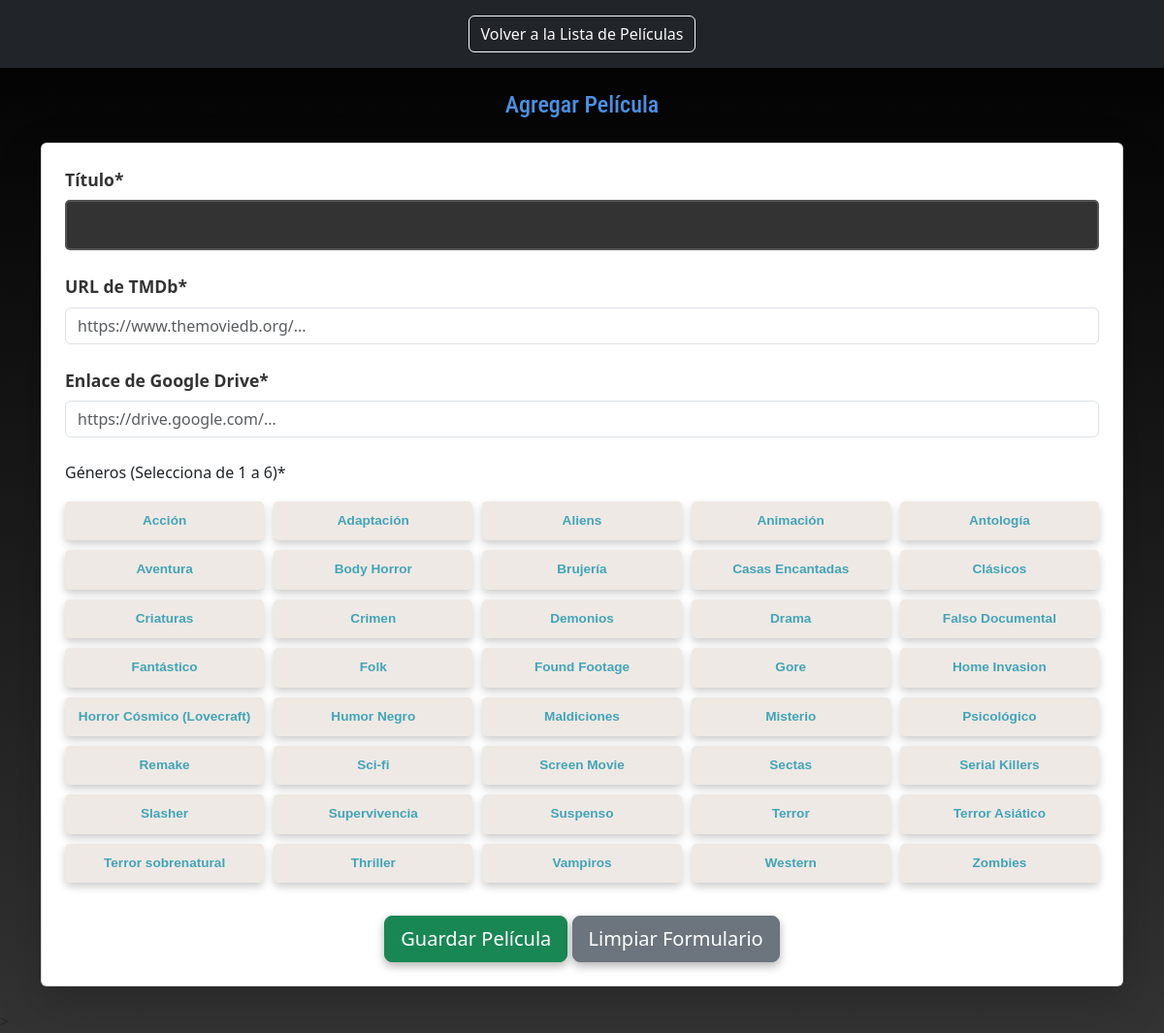
Screenshot of /add-movie/ (signed in) with the database file from the repository.
### movies/models.py (models this page shows, shortened)
class Genre(models.Model):
    name = models.CharField(max_length=50)

### movies/views.py (the view)
# urls.py: path('add-movie/', views.add_movie_frontend, name='add_movie_frontend'),
@user_passes_test(is_superuser, login_url='/admin/login/')
def add_movie_frontend(request):
    if request.method == 'POST':
        form = MovieFrontendForm(request.POST)
        if form.is_valid():
            try:
                movie = form.save(commit=False)  # Guarda el objeto sin enviarlo todavía a la BD
                movie.save()
                form.save_m2m()  # Guarda las relaciones de muchos a muchos
                messages.success(
                    request,
                    f'¡Película "{movie.title}" agregada exitosamente! Puedes continuar agregando más.'
                )
                form = MovieFrontendForm()
            except Exception as e:
                messages.error(request, f'Error al agregar la película: {e}')
        else:
            messages.error(request, 'Por favor corrige los errores del formulario.')
    else:
        form = MovieFrontendForm()
    return render(request, 'movies/add_movie_frontend.html', {'form': form})

### movies/views.py (called while the page is built)
def is_superuser(user):
    return user.is_authenticated and user.is_superuser

### movies/templates/movies/add_movie_frontend.html (shortened to what this page needs)
{% load static %}
{% load crispy_forms_tags %}
<!DOCTYPE html>
<html lang="es">
<head>
    <link rel="stylesheet" href="{% static 'css/add_movie.css' %}">
    <link rel="stylesheet" href="https://stackpath.bootstrapcdn.com/bootstrap/5.3.0/css/bootstrap.min.css">
    <link href="https://cdn.jsdelivr.net/npm/bootstrap@5.3.0-alpha3/dist/css/bootstrap.min.css" rel="stylesheet">
    <link rel="stylesheet" href="https://cdn.jsdelivr.net/npm/@fancyapps/ui/dist/fancybox.css" />
    <link rel="stylesheet" href="https://cdnjs.cloudflare.com/ajax/libs/font-awesome/6.4.0/css/all.min.css" />
</head>
<body class="dark-mode">
    <header class="bg-dark text-white p-3 text-center">
        <a href="{% url 'movie_list' %}" class="btn btn-outline-light">Volver a la Lista de Películas</a>
    </header>
    <main class="container my-4">
        <h4 class="text-center mb-4">Agregar Película</h4>
        <div class="card shadow-lg p-4">
            <form method="post" id="movie-form">
                <div class="form-group mb-4">
                    <label for="id_title" class="form-label">Título*</label>
                    {{ form.title }}
                </div>
                <div class="form-group mb-4">
                    <label for="id_tmdb_url" class="form-label">URL de TMDb*</label>
                    {{ form.tmdb_url }}
                </div>
                <div class="form-group mb-4">
                    <label for="id_drive_url" class="form-label">Enlace de Google Drive*</label>
                    {{ form.drive_url }}
                </div>
                <div class="form-group mb-4">
                    <label for="id_genres" class="form-label">Géneros (Selecciona de 1 a 6)*</label>
                    <div class="genre-checkboxes">
                        {% for genre in form.genres.field.queryset %}
                            <div class="genre-checkbox">
                                <label for="genre-{{ genre.id }}">{{ genre.name }}</label>
                            </div>
                        {% endfor %}
                    </div>
                </div>
                <div class="text-center mt-3">
                    <button type="submit" class="btn btn-success btn-lg">Guardar Película</button>
                    <button type="button" class="btn btn-secondary btn-lg" onclick="resetForm()">Limpiar Formulario</button>
                </div>
            </form>
        </div>
    </main>
</body>
</html>

### movies/static/css/add_movie.css (style rules this page uses)
* { margin: 0; padding: 0; box-sizing: border-box; }
:root { --font-secondary: 'Roboto Condensed', sans-serif; --font-title: 'Holtwood One SC', serif; --font-body: 'Mulish', sans-serif; --font-accent: 'Bebas Neue', cursive; --font-extra: 'PT Sans Narrow', sans-serif; --font-decorative: 'Ruslan Display', cursive; --font-special: 'Bruno Ace SC', sans-serif; --bg-gradient: linear-gradient(180deg, #000000, #1a1a1a, #333333); --bg-color: #1a1a1a; --card-bg: #eee9e4; --text-color: #42a4b8; --input-border: #555; --button-bg: #4a90e2; --button-hover-bg: #357abd; --button-text-color: #fff; --link-color: #a0d4f0; --link-hover-color: #74b9e6; }
body { font-family: var(--font-body); background: var(--bg-gradient); color: var(--text-color); margin: 0; }
body h4 { font-family: var(--font-secondary); color: var(--button-bg) }
.genre-checkboxes { display: grid; grid-template-columns: repeat(5, 1fr); gap: 10px; padding: 10px 0; justify-content: center; }
.genre-checkbox { display: flex; flex-direction: column; align-items: center; justify-content: center; font-size: 0.85rem; font-family: var(--font-body); color: var(--text-color); text-align: center; background-color: var(--card-bg); border: 2px solid transparent; border-radius: 5px; padding: 8px; transition: all 0.3s ease; box-shadow: 0 4px 8px rgba(0, 0, 0, 0.2); cursor: pointer; position: relative; }
.genre-checkbox label { pointer-events: none; font-weight: bold; text-align: center; transition: color 0.3s ease; }
button { background-color: var(--button-bg); color: var(--button-text-color); border: none; padding: 12px 20px; border-radius: 8px; font-family: var(--font-accent); font-size: 1.1rem; cursor: pointer; text-transform: uppercase; transition: all 0.3s ease; display: block; margin: 20px auto; box-shadow: 0 4px 10px rgba(0, 0, 0, 0.3); }
label[for="id_title"], label[for="id_tmdb_url"], label[for="id_drive_url"] { font-weight: bold; font-size: 1.1rem; color: #333; }
input[type="text"] { width: 100%; padding: 12px; border: 2px solid #555; border-radius: 5px; background-color: #333; font-family: 'Mulish', sans-serif; font-size: 1rem; color: #fff; transition: transform 0.2s, box-shadow 0.2s; }

### rows the page displays
Genre: name "Acción"
Genre: name "Adaptación"
Genre: name "Aliens"
Genre: name "Animación"
Genre: name "Antología"
Genre: name "Aventura"
Genre: name "Body Horror"
Genre: name "Brujería"
Genre: name "Casas Encantadas"
Genre: name "Clásicos"
Genre: name "Criaturas"
Genre: name "Crimen"
Genre: name "Demonios"
Genre: name "Drama"
Genre: name "Falso Documental"
Genre: name "Fantástico"
Genre: name "Folk"
Genre: name "Found Footage"
Genre: name "Gore"
Genre: name "Home Invasion"
Genre: name "Horror Cósmico (Lovecraft)"
Genre: name "Humor Negro"
Genre: name "Maldiciones"
Genre: name "Misterio"
Genre: name "Psicológico"
Genre: name "Remake"
Genre: name "Sci-fi"
Genre: name "Screen Movie"
Genre: name "Sectas"
Genre: name "Serial Killers"
Genre: name "Slasher"
Genre: name "Supervivencia"
Genre: name "Suspenso"
Genre: name "Terror"
Genre: name "Terror Asiático"
Genre: name "Terror sobrenatural"
Genre: name "Thriller"
Genre: name "Vampiros"
Genre: name "Western"
Genre: name "Zombies"
